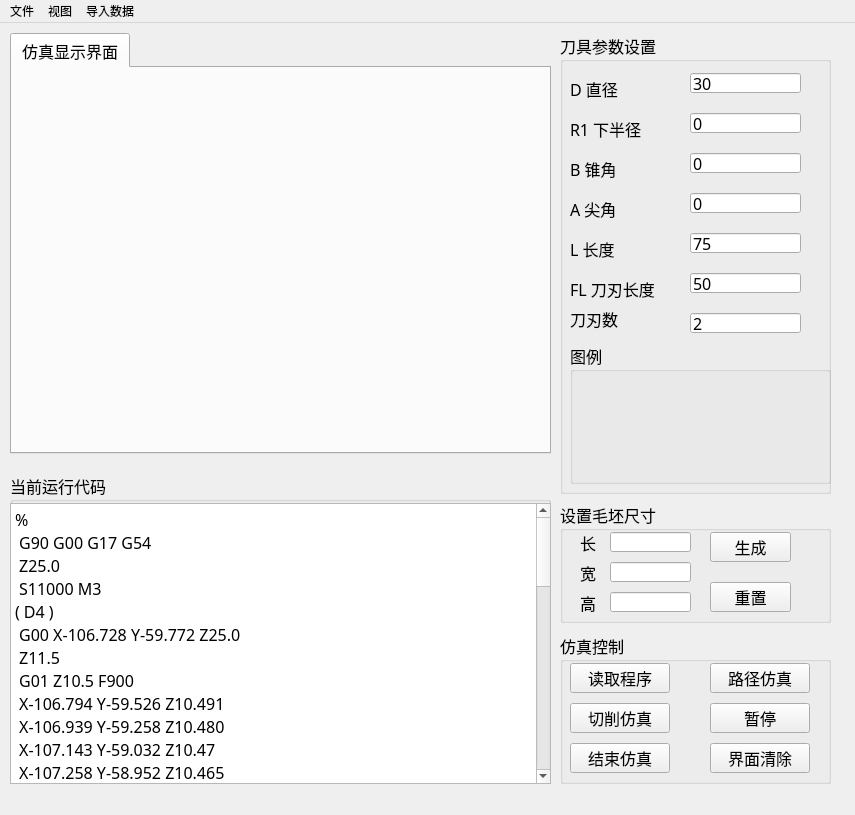
<?xml version="1.0" encoding="UTF-8"?>
<ui version="4.0">
 <class>MainWindow</class>
 <widget class="QMainWindow" name="MainWindow">
  <property name="geometry">
   <rect>
    <x>0</x>
    <y>0</y>
    <width>855</width>
    <height>815</height>
   </rect>
  </property>
  <property name="contextMenuPolicy">
   <enum>Qt::ActionsContextMenu</enum>
  </property>
  <property name="windowTitle">
   <string>MainWindow</string>
  </property>
  <property name="toolTip">
   <string notr="true"/>
  </property>
  <property name="toolTipDuration">
   <number>-3</number>
  </property>
  <property name="layoutDirection">
   <enum>Qt::LeftToRight</enum>
  </property>
  <property name="documentMode">
   <bool>false</bool>
  </property>
  <property name="dockNestingEnabled">
   <bool>false</bool>
  </property>
  <widget class="QWidget" name="centralwidget">
   <widget class="QTabWidget" name="tabWidget_2">
    <property name="geometry">
     <rect>
      <x>10</x>
      <y>10</y>
      <width>541</width>
      <height>421</height>
     </rect>
    </property>
    <property name="font">
     <font>
      <family>微软雅黑</family>
      <pointsize>12</pointsize>
     </font>
    </property>
    <property name="currentIndex">
     <number>0</number>
    </property>
    <widget class="QWidget" name="tab_4">
     <attribute name="title">
      <string>仿真显示界面</string>
     </attribute>
    </widget>
   </widget>
   <widget class="QGroupBox" name="groupBox_2">
    <property name="geometry">
     <rect>
      <x>560</x>
      <y>610</y>
      <width>271</width>
      <height>151</height>
     </rect>
    </property>
    <property name="font">
     <font>
      <family>微软雅黑</family>
      <pointsize>12</pointsize>
     </font>
    </property>
    <property name="title">
     <string>仿真控制</string>
    </property>
    <property name="flat">
     <bool>true</bool>
    </property>
    <property name="checkable">
     <bool>false</bool>
    </property>
    <widget class="QPushButton" name="pushButton_2">
     <property name="geometry">
      <rect>
       <x>10</x>
       <y>30</y>
       <width>100</width>
       <height>30</height>
      </rect>
     </property>
     <property name="font">
      <font>
       <family>微软雅黑</family>
       <pointsize>12</pointsize>
      </font>
     </property>
     <property name="text">
      <string>读取程序</string>
     </property>
    </widget>
    <widget class="QPushButton" name="pushButton">
     <property name="geometry">
      <rect>
       <x>10</x>
       <y>70</y>
       <width>100</width>
       <height>30</height>
      </rect>
     </property>
     <property name="font">
      <font>
       <family>微软雅黑</family>
       <pointsize>12</pointsize>
      </font>
     </property>
     <property name="text">
      <string>切削仿真</string>
     </property>
    </widget>
    <widget class="QPushButton" name="pushButton_3">
     <property name="geometry">
      <rect>
       <x>150</x>
       <y>30</y>
       <width>100</width>
       <height>30</height>
      </rect>
     </property>
     <property name="font">
      <font>
       <family>微软雅黑</family>
       <pointsize>12</pointsize>
      </font>
     </property>
     <property name="text">
      <string>路径仿真</string>
     </property>
    </widget>
    <widget class="QPushButton" name="pushButton_4">
     <property name="geometry">
      <rect>
       <x>150</x>
       <y>70</y>
       <width>100</width>
       <height>30</height>
      </rect>
     </property>
     <property name="font">
      <font>
       <family>微软雅黑</family>
       <pointsize>12</pointsize>
      </font>
     </property>
     <property name="text">
      <string>暂停</string>
     </property>
    </widget>
    <widget class="QPushButton" name="pushButton_7">
     <property name="geometry">
      <rect>
       <x>10</x>
       <y>110</y>
       <width>100</width>
       <height>30</height>
      </rect>
     </property>
     <property name="font">
      <font>
       <family>微软雅黑</family>
       <pointsize>12</pointsize>
      </font>
     </property>
     <property name="text">
      <string>结束仿真</string>
     </property>
    </widget>
    <widget class="QPushButton" name="pushButton_8">
     <property name="geometry">
      <rect>
       <x>150</x>
       <y>110</y>
       <width>100</width>
       <height>30</height>
      </rect>
     </property>
     <property name="font">
      <font>
       <family>微软雅黑</family>
       <pointsize>12</pointsize>
      </font>
     </property>
     <property name="text">
      <string>界面清除</string>
     </property>
    </widget>
   </widget>
   <widget class="QGroupBox" name="groupBox_3">
    <property name="geometry">
     <rect>
      <x>560</x>
      <y>10</y>
      <width>271</width>
      <height>461</height>
     </rect>
    </property>
    <property name="font">
     <font>
      <family>微软雅黑</family>
      <pointsize>12</pointsize>
     </font>
    </property>
    <property name="title">
     <string>刀具参数设置</string>
    </property>
    <widget class="QLabel" name="label_2">
     <property name="geometry">
      <rect>
       <x>10</x>
       <y>40</y>
       <width>61</width>
       <height>31</height>
      </rect>
     </property>
     <property name="toolTip">
      <string>&lt;html&gt;&lt;head/&gt;&lt;body&gt;&lt;p&gt;&lt;span style=&quot; font-family:'Helvetica Neue','Helvetica','Verdana','Arial','sans-serif'; font-size:14px; color:#000000; background-color:#ffffff;&quot;&gt;outer radius&lt;/span&gt;&lt;/p&gt;&lt;/body&gt;&lt;/html&gt;</string>
     </property>
     <property name="text">
      <string>D 直径</string>
     </property>
    </widget>
    <widget class="QLineEdit" name="lineEdit">
     <property name="geometry">
      <rect>
       <x>130</x>
       <y>40</y>
       <width>111</width>
       <height>20</height>
      </rect>
     </property>
     <property name="text">
      <string>30</string>
     </property>
    </widget>
    <widget class="QLineEdit" name="lineEdit_2">
     <property name="geometry">
      <rect>
       <x>130</x>
       <y>80</y>
       <width>111</width>
       <height>20</height>
      </rect>
     </property>
     <property name="text">
      <string>0</string>
     </property>
    </widget>
    <widget class="QLabel" name="label_3">
     <property name="geometry">
      <rect>
       <x>10</x>
       <y>80</y>
       <width>81</width>
       <height>31</height>
      </rect>
     </property>
     <property name="text">
      <string>R1 下半径</string>
     </property>
    </widget>
    <widget class="QLineEdit" name="lineEdit_3">
     <property name="geometry">
      <rect>
       <x>130</x>
       <y>120</y>
       <width>111</width>
       <height>20</height>
      </rect>
     </property>
     <property name="text">
      <string>0</string>
     </property>
    </widget>
    <widget class="QLabel" name="label_4">
     <property name="geometry">
      <rect>
       <x>10</x>
       <y>120</y>
       <width>81</width>
       <height>31</height>
      </rect>
     </property>
     <property name="text">
      <string>B 锥角</string>
     </property>
    </widget>
    <widget class="QLineEdit" name="lineEdit_4">
     <property name="geometry">
      <rect>
       <x>130</x>
       <y>160</y>
       <width>111</width>
       <height>20</height>
      </rect>
     </property>
     <property name="text">
      <string>0</string>
     </property>
    </widget>
    <widget class="QLabel" name="label_6">
     <property name="geometry">
      <rect>
       <x>10</x>
       <y>160</y>
       <width>91</width>
       <height>31</height>
      </rect>
     </property>
     <property name="text">
      <string>A 尖角</string>
     </property>
    </widget>
    <widget class="QLineEdit" name="lineEdit_5">
     <property name="geometry">
      <rect>
       <x>130</x>
       <y>200</y>
       <width>111</width>
       <height>20</height>
      </rect>
     </property>
     <property name="text">
      <string>75</string>
     </property>
    </widget>
    <widget class="QLabel" name="label_7">
     <property name="geometry">
      <rect>
       <x>10</x>
       <y>200</y>
       <width>71</width>
       <height>31</height>
      </rect>
     </property>
     <property name="text">
      <string>L 长度</string>
     </property>
    </widget>
    <widget class="QLineEdit" name="lineEdit_6">
     <property name="geometry">
      <rect>
       <x>130</x>
       <y>240</y>
       <width>111</width>
       <height>20</height>
      </rect>
     </property>
     <property name="text">
      <string>50</string>
     </property>
    </widget>
    <widget class="QLabel" name="label_8">
     <property name="geometry">
      <rect>
       <x>10</x>
       <y>240</y>
       <width>91</width>
       <height>31</height>
      </rect>
     </property>
     <property name="text">
      <string>FL 刀刃长度</string>
     </property>
    </widget>
    <widget class="QLineEdit" name="lineEdit_7">
     <property name="geometry">
      <rect>
       <x>130</x>
       <y>280</y>
       <width>111</width>
       <height>20</height>
      </rect>
     </property>
     <property name="text">
      <string>2</string>
     </property>
    </widget>
    <widget class="QLabel" name="label_9">
     <property name="geometry">
      <rect>
       <x>10</x>
       <y>270</y>
       <width>81</width>
       <height>31</height>
      </rect>
     </property>
     <property name="text">
      <string>刀刃数</string>
     </property>
    </widget>
    <widget class="QGroupBox" name="groupBox_4">
     <property name="geometry">
      <rect>
       <x>10</x>
       <y>310</y>
       <width>261</width>
       <height>141</height>
      </rect>
     </property>
     <property name="title">
      <string>图例</string>
     </property>
     <widget class="QLabel" name="label">
      <property name="geometry">
       <rect>
        <x>10</x>
        <y>0</y>
        <width>241</width>
        <height>151</height>
       </rect>
      </property>
      <property name="text">
       <string/>
      </property>
      <property name="pixmap">
       <pixmap>Pic/刀具.png</pixmap>
      </property>
     </widget>
    </widget>
   </widget>
   <widget class="QGroupBox" name="groupBox">
    <property name="geometry">
     <rect>
      <x>10</x>
      <y>450</y>
      <width>541</width>
      <height>311</height>
     </rect>
    </property>
    <property name="font">
     <font>
      <family>微软雅黑</family>
      <pointsize>12</pointsize>
      <underline>false</underline>
     </font>
    </property>
    <property name="cursor">
     <cursorShape>ArrowCursor</cursorShape>
    </property>
    <property name="autoFillBackground">
     <bool>true</bool>
    </property>
    <property name="title">
     <string>当前运行代码</string>
    </property>
    <property name="flat">
     <bool>true</bool>
    </property>
    <widget class="QTextBrowser" name="textBrowser">
     <property name="geometry">
      <rect>
       <x>0</x>
       <y>30</y>
       <width>541</width>
       <height>281</height>
      </rect>
     </property>
     <property name="html">
      <string>&lt;!DOCTYPE HTML PUBLIC &quot;-//W3C//DTD HTML 4.0//EN&quot; &quot;http://www.w3.org/TR/REC-html40/strict.dtd&quot;&gt;
&lt;html&gt;&lt;head&gt;&lt;meta name=&quot;qrichtext&quot; content=&quot;1&quot; /&gt;&lt;style type=&quot;text/css&quot;&gt;
p, li { white-space: pre-wrap; }
&lt;/style&gt;&lt;/head&gt;&lt;body style=&quot; font-family:'微软雅黑'; font-size:12pt; font-weight:400; font-style:normal;&quot;&gt;
&lt;p style=&quot; margin-top:0px; margin-bottom:0px; margin-left:0px; margin-right:0px; -qt-block-indent:0; text-indent:0px;&quot;&gt;%&lt;/p&gt;
&lt;p style=&quot; margin-top:0px; margin-bottom:0px; margin-left:0px; margin-right:0px; -qt-block-indent:0; text-indent:0px;&quot;&gt; G90 G00 G17 G54 &lt;/p&gt;
&lt;p style=&quot; margin-top:0px; margin-bottom:0px; margin-left:0px; margin-right:0px; -qt-block-indent:0; text-indent:0px;&quot;&gt; Z25.0&lt;/p&gt;
&lt;p style=&quot; margin-top:0px; margin-bottom:0px; margin-left:0px; margin-right:0px; -qt-block-indent:0; text-indent:0px;&quot;&gt; S11000 M3&lt;/p&gt;
&lt;p style=&quot; margin-top:0px; margin-bottom:0px; margin-left:0px; margin-right:0px; -qt-block-indent:0; text-indent:0px;&quot;&gt;( D4 )&lt;/p&gt;
&lt;p style=&quot; margin-top:0px; margin-bottom:0px; margin-left:0px; margin-right:0px; -qt-block-indent:0; text-indent:0px;&quot;&gt; G00 X-106.728 Y-59.772 Z25.0   &lt;/p&gt;
&lt;p style=&quot; margin-top:0px; margin-bottom:0px; margin-left:0px; margin-right:0px; -qt-block-indent:0; text-indent:0px;&quot;&gt; Z11.5&lt;/p&gt;
&lt;p style=&quot; margin-top:0px; margin-bottom:0px; margin-left:0px; margin-right:0px; -qt-block-indent:0; text-indent:0px;&quot;&gt; G01 Z10.5 F900&lt;/p&gt;
&lt;p style=&quot; margin-top:0px; margin-bottom:0px; margin-left:0px; margin-right:0px; -qt-block-indent:0; text-indent:0px;&quot;&gt; X-106.794 Y-59.526 Z10.491&lt;/p&gt;
&lt;p style=&quot; margin-top:0px; margin-bottom:0px; margin-left:0px; margin-right:0px; -qt-block-indent:0; text-indent:0px;&quot;&gt; X-106.939 Y-59.258 Z10.480&lt;/p&gt;
&lt;p style=&quot; margin-top:0px; margin-bottom:0px; margin-left:0px; margin-right:0px; -qt-block-indent:0; text-indent:0px;&quot;&gt; X-107.143 Y-59.032 Z10.47&lt;/p&gt;
&lt;p style=&quot; margin-top:0px; margin-bottom:0px; margin-left:0px; margin-right:0px; -qt-block-indent:0; text-indent:0px;&quot;&gt; X-107.258 Y-58.952 Z10.465&lt;/p&gt;
&lt;p style=&quot; margin-top:0px; margin-bottom:0px; margin-left:0px; margin-right:0px; -qt-block-indent:0; text-indent:0px;&quot;&gt; X-107.5 Y-58.815 Z10.455&lt;/p&gt;
&lt;p style=&quot; margin-top:0px; margin-bottom:0px; margin-left:0px; margin-right:0px; -qt-block-indent:0; text-indent:0px;&quot;&gt; X-107.766 Y-58.734 Z10.446&lt;/p&gt;
&lt;p style=&quot; margin-top:0px; margin-bottom:0px; margin-left:0px; margin-right:0px; -qt-block-indent:0; text-indent:0px;&quot;&gt; X-108.043 Y-58.711 Z10.436&lt;/p&gt;
&lt;p style=&quot; margin-top:0px; margin-bottom:0px; margin-left:0px; margin-right:0px; -qt-block-indent:0; text-indent:0px;&quot;&gt; X-108.318 Y-58.749 Z10.426&lt;/p&gt;
&lt;p style=&quot; margin-top:0px; margin-bottom:0px; margin-left:0px; margin-right:0px; -qt-block-indent:0; text-indent:0px;&quot;&gt; X-108.579 Y-58.845 Z10.416&lt;/p&gt;
&lt;p style=&quot; margin-top:0px; margin-bottom:0px; margin-left:0px; margin-right:0px; -qt-block-indent:0; text-indent:0px;&quot;&gt; X-108.813 Y-58.995 Z10.407&lt;/p&gt;
&lt;p style=&quot; margin-top:0px; margin-bottom:0px; margin-left:0px; margin-right:0px; -qt-block-indent:0; text-indent:0px;&quot;&gt; X-109.009 Y-59.191 Z10.397&lt;/p&gt;
&lt;p style=&quot; margin-top:0px; margin-bottom:0px; margin-left:0px; margin-right:0px; -qt-block-indent:0; text-indent:0px;&quot;&gt; X-109.158 Y-59.425 Z10.387&lt;/p&gt;
&lt;p style=&quot; margin-top:0px; margin-bottom:0px; margin-left:0px; margin-right:0px; -qt-block-indent:0; text-indent:0px;&quot;&gt; X-109.254 Y-59.686 Z10.378&lt;/p&gt;
&lt;p style=&quot; margin-top:0px; margin-bottom:0px; margin-left:0px; margin-right:0px; -qt-block-indent:0; text-indent:0px;&quot;&gt; X-109.291 Y-59.962 Z10.368&lt;/p&gt;
&lt;p style=&quot; margin-top:0px; margin-bottom:0px; margin-left:0px; margin-right:0px; -qt-block-indent:0; text-indent:0px;&quot;&gt; X-109.269 Y-60.25 Z10.358&lt;/p&gt;
&lt;p style=&quot; margin-top:0px; margin-bottom:0px; margin-left:0px; margin-right:0px; -qt-block-indent:0; text-indent:0px;&quot;&gt; X-109.183 Y-60.526 Z10.348&lt;/p&gt;
&lt;p style=&quot; margin-top:0px; margin-bottom:0px; margin-left:0px; margin-right:0px; -qt-block-indent:0; text-indent:0px;&quot;&gt; X-109.038 Y-60.776 Z10.338&lt;/p&gt;
&lt;p style=&quot; margin-top:0px; margin-bottom:0px; margin-left:0px; margin-right:0px; -qt-block-indent:0; text-indent:0px;&quot;&gt; X-108.841 Y-60.988 Z10.328&lt;/p&gt;
&lt;p style=&quot; margin-top:0px; margin-bottom:0px; margin-left:0px; margin-right:0px; -qt-block-indent:0; text-indent:0px;&quot;&gt; X-108.602 Y-61.151 Z10.317&lt;/p&gt;
&lt;p style=&quot; margin-top:0px; margin-bottom:0px; margin-left:0px; margin-right:0px; -qt-block-indent:0; text-indent:0px;&quot;&gt; X-108.333 Y-61.256 Z10.307&lt;/p&gt;
&lt;p style=&quot; margin-top:0px; margin-bottom:0px; margin-left:0px; margin-right:0px; -qt-block-indent:0; text-indent:0px;&quot;&gt; X-108.047 Y-61.3 Z10.297&lt;/p&gt;
&lt;p style=&quot; margin-top:0px; margin-bottom:0px; margin-left:0px; margin-right:0px; -qt-block-indent:0; text-indent:0px;&quot;&gt; X-107.759 Y-61.279 Z10.287&lt;/p&gt;
&lt;p style=&quot; margin-top:0px; margin-bottom:0px; margin-left:0px; margin-right:0px; -qt-block-indent:0; text-indent:0px;&quot;&gt; X-107.483 Y-61.194 Z10.277&lt;/p&gt;
&lt;p style=&quot; margin-top:0px; margin-bottom:0px; margin-left:0px; margin-right:0px; -qt-block-indent:0; text-indent:0px;&quot;&gt; X-107.311 Y-61.104 Z10.27&lt;/p&gt;
&lt;p style=&quot; margin-top:0px; margin-bottom:0px; margin-left:0px; margin-right:0px; -qt-block-indent:0; text-indent:0px;&quot;&gt; X-107.155 Y-60.989 Z10.264&lt;/p&gt;
&lt;p style=&quot; margin-top:0px; margin-bottom:0px; margin-left:0px; margin-right:0px; -qt-block-indent:0; text-indent:0px;&quot;&gt; X-107.017 Y-60.853 Z10.257&lt;/p&gt;
&lt;p style=&quot; margin-top:0px; margin-bottom:0px; margin-left:0px; margin-right:0px; -qt-block-indent:0; text-indent:0px;&quot;&gt; X-106.902 Y-60.697 Z10.25&lt;/p&gt;
&lt;p style=&quot; margin-top:0px; margin-bottom:0px; margin-left:0px; margin-right:0px; -qt-block-indent:0; text-indent:0px;&quot;&gt; X-107.404 Y-60.38 F3000&lt;/p&gt;
&lt;p style=&quot; margin-top:0px; margin-bottom:0px; margin-left:0px; margin-right:0px; -qt-block-indent:0; text-indent:0px;&quot;&gt; X-109.09 Y-59.304&lt;/p&gt;
&lt;p style=&quot; margin-top:0px; margin-bottom:0px; margin-left:0px; margin-right:0px; -qt-block-indent:0; text-indent:0px;&quot;&gt; G03 X-109.291 Y-59.962I1.082J-0.691&lt;/p&gt;
&lt;p style=&quot; margin-top:0px; margin-bottom:0px; margin-left:0px; margin-right:0px; -qt-block-indent:0; text-indent:0px;&quot;&gt; G03 X-107.483 Y-61.194I1.294J-0.044&lt;/p&gt;
&lt;p style=&quot; margin-top:0px; margin-bottom:0px; margin-left:0px; margin-right:0px; -qt-block-indent:0; text-indent:0px;&quot;&gt; G03 X-107.143 Y-59.032I-0.514J1.188&lt;/p&gt;
&lt;p style=&quot; margin-top:0px; margin-bottom:0px; margin-left:0px; margin-right:0px; -qt-block-indent:0; text-indent:0px;&quot;&gt; G01 X-107.258 Y-58.952&lt;/p&gt;
&lt;p style=&quot; margin-top:0px; margin-bottom:0px; margin-left:0px; margin-right:0px; -qt-block-indent:0; text-indent:0px;&quot;&gt; G03 X-109.09 Y-59.304I-0.749J-1.043&lt;/p&gt;
&lt;p style=&quot; margin-top:0px; margin-bottom:0px; margin-left:0px; margin-right:0px; -qt-block-indent:0; text-indent:0px;&quot;&gt; G01 X-107.404 Y-60.38&lt;/p&gt;
&lt;p style=&quot; margin-top:0px; margin-bottom:0px; margin-left:0px; margin-right:0px; -qt-block-indent:0; text-indent:0px;&quot;&gt; Z11.25&lt;/p&gt;&lt;/body&gt;&lt;/html&gt;</string>
     </property>
    </widget>
   </widget>
   <widget class="QGroupBox" name="groupBox_5">
    <property name="geometry">
     <rect>
      <x>560</x>
      <y>479</y>
      <width>271</width>
      <height>121</height>
     </rect>
    </property>
    <property name="font">
     <font>
      <family>微软雅黑</family>
      <pointsize>12</pointsize>
     </font>
    </property>
    <property name="title">
     <string>设置毛坯尺寸</string>
    </property>
    <widget class="QPushButton" name="pushButton_5">
     <property name="geometry">
      <rect>
       <x>150</x>
       <y>30</y>
       <width>81</width>
       <height>30</height>
      </rect>
     </property>
     <property name="font">
      <font>
       <family>微软雅黑</family>
       <pointsize>12</pointsize>
      </font>
     </property>
     <property name="text">
      <string>生成</string>
     </property>
    </widget>
    <widget class="QLabel" name="label_5">
     <property name="geometry">
      <rect>
       <x>20</x>
       <y>30</y>
       <width>21</width>
       <height>21</height>
      </rect>
     </property>
     <property name="text">
      <string>长</string>
     </property>
    </widget>
    <widget class="QLineEdit" name="lineEdit_8">
     <property name="geometry">
      <rect>
       <x>50</x>
       <y>30</y>
       <width>81</width>
       <height>20</height>
      </rect>
     </property>
    </widget>
    <widget class="QLabel" name="label_10">
     <property name="geometry">
      <rect>
       <x>20</x>
       <y>60</y>
       <width>21</width>
       <height>21</height>
      </rect>
     </property>
     <property name="text">
      <string>宽</string>
     </property>
    </widget>
    <widget class="QLabel" name="label_11">
     <property name="geometry">
      <rect>
       <x>20</x>
       <y>90</y>
       <width>21</width>
       <height>21</height>
      </rect>
     </property>
     <property name="text">
      <string>高</string>
     </property>
    </widget>
    <widget class="QLineEdit" name="lineEdit_9">
     <property name="geometry">
      <rect>
       <x>50</x>
       <y>60</y>
       <width>81</width>
       <height>20</height>
      </rect>
     </property>
    </widget>
    <widget class="QLineEdit" name="lineEdit_10">
     <property name="geometry">
      <rect>
       <x>50</x>
       <y>90</y>
       <width>81</width>
       <height>20</height>
      </rect>
     </property>
    </widget>
    <widget class="QPushButton" name="pushButton_6">
     <property name="geometry">
      <rect>
       <x>150</x>
       <y>80</y>
       <width>81</width>
       <height>30</height>
      </rect>
     </property>
     <property name="font">
      <font>
       <family>微软雅黑</family>
       <pointsize>12</pointsize>
      </font>
     </property>
     <property name="text">
      <string>重置</string>
     </property>
    </widget>
   </widget>
  </widget>
  <widget class="QMenuBar" name="menuBar">
   <property name="geometry">
    <rect>
     <x>0</x>
     <y>0</y>
     <width>855</width>
     <height>22</height>
    </rect>
   </property>
   <widget class="QMenu" name="menu">
    <property name="font">
     <font>
      <family>微软雅黑</family>
     </font>
    </property>
    <property name="title">
     <string>文件</string>
    </property>
    <addaction name="quit"/>
   </widget>
   <widget class="QMenu" name="menu_3">
    <property name="title">
     <string>视图</string>
    </property>
    <addaction name="actionView_Bottom"/>
    <addaction name="actionView_Front"/>
    <addaction name="actionView_Iso"/>
    <addaction name="actionView_Left"/>
    <addaction name="actionView_Right"/>
    <addaction name="actionView_Top"/>
   </widget>
   <widget class="QMenu" name="menu_2">
    <property name="title">
     <string>导入数据</string>
    </property>
    <addaction name="import_machining_part"/>
    <addaction name="import_machone_model"/>
   </widget>
   <addaction name="menu"/>
   <addaction name="menu_3"/>
   <addaction name="menu_2"/>
  </widget>
  <action name="action">
   <property name="checkable">
    <bool>false</bool>
   </property>
   <property name="text">
    <string>menu</string>
   </property>
   <property name="shortcut">
    <string>Ctrl+Q</string>
   </property>
  </action>
  <action name="quit">
   <property name="text">
    <string>退出</string>
   </property>
  </action>
  <action name="action112">
   <property name="text">
    <string>宁波启迪自动化零件有限公司</string>
   </property>
  </action>
  <action name="actionkaifazhe">
   <property name="text">
    <string>开发者</string>
   </property>
  </action>
  <action name="actionView_Bottom">
   <property name="text">
    <string>View_Bottom</string>
   </property>
  </action>
  <action name="actionView_Front">
   <property name="text">
    <string>View_Front</string>
   </property>
  </action>
  <action name="actionView_Iso">
   <property name="text">
    <string>View_Iso</string>
   </property>
  </action>
  <action name="actionView_Left">
   <property name="text">
    <string>View_Left</string>
   </property>
  </action>
  <action name="actionView_Right">
   <property name="text">
    <string>View_Right</string>
   </property>
  </action>
  <action name="actionView_Top">
   <property name="text">
    <string>View_Top</string>
   </property>
  </action>
  <action name="vision">
   <property name="text">
    <string>软件说明</string>
   </property>
  </action>
  <action name="import_machining_part">
   <property name="text">
    <string>导入加工零件</string>
   </property>
   <property name="toolTip">
    <string>导入加工零件</string>
   </property>
  </action>
  <action name="import_machone_model">
   <property name="text">
    <string>导入机床模型</string>
   </property>
  </action>
 </widget>
 <resources/>
 <connections/>
</ui>
